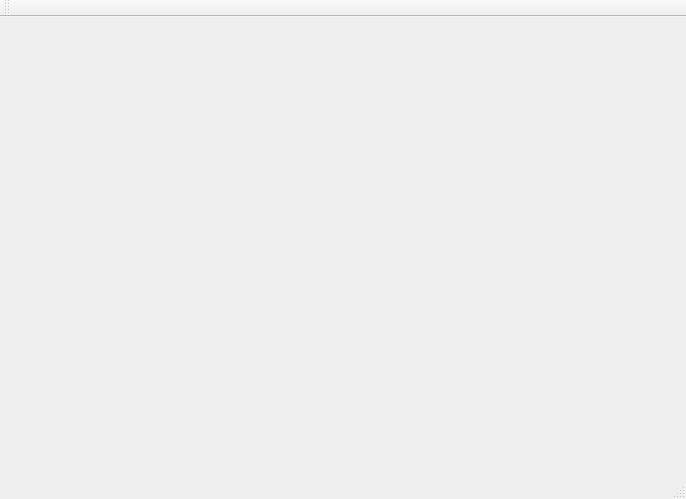
<?xml version="1.0" encoding="UTF-8"?>
<ui version="4.0">
 <class>MainWindow</class>
 <widget class="QMainWindow" name="MainWindow">
  <property name="geometry">
   <rect>
    <x>0</x>
    <y>0</y>
    <width>686</width>
    <height>499</height>
   </rect>
  </property>
  <property name="windowTitle">
   <string>MainWindow</string>
  </property>
  <widget class="QWidget" name="centralWidget"/>
  <widget class="QMenuBar" name="menuBar">
   <property name="geometry">
    <rect>
     <x>0</x>
     <y>0</y>
     <width>686</width>
     <height>28</height>
    </rect>
   </property>
  </widget>
  <widget class="QToolBar" name="mainToolBar">
   <attribute name="toolBarArea">
    <enum>TopToolBarArea</enum>
   </attribute>
   <attribute name="toolBarBreak">
    <bool>false</bool>
   </attribute>
  </widget>
  <widget class="QStatusBar" name="statusBar"/>
 </widget>
 <layoutdefault spacing="6" margin="11"/>
 <resources/>
 <connections/>
</ui>
